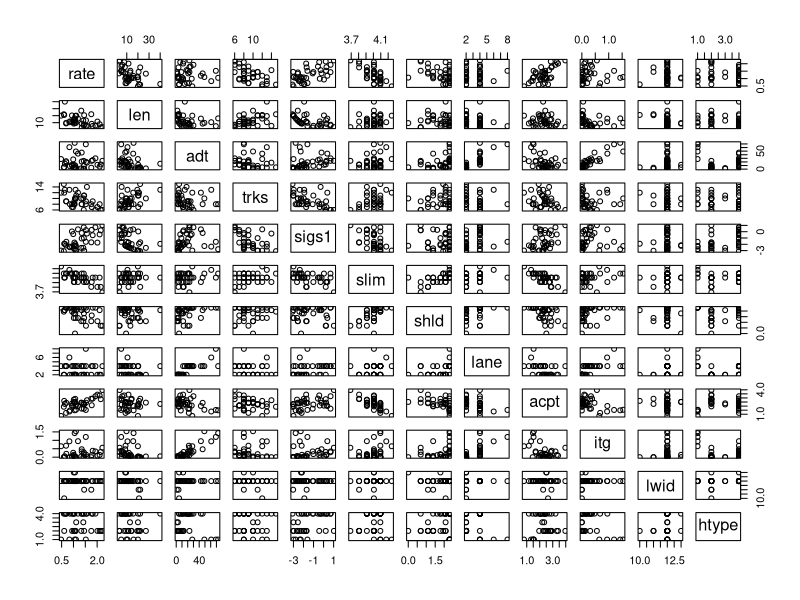
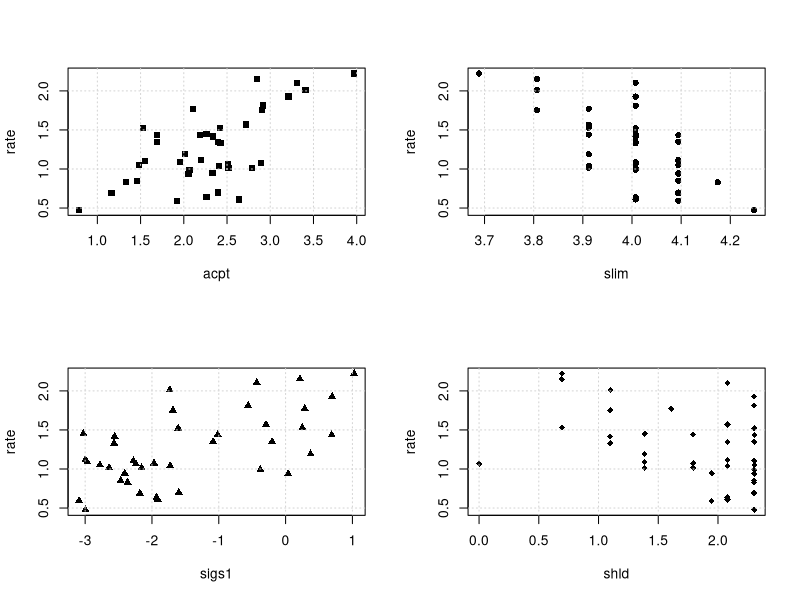
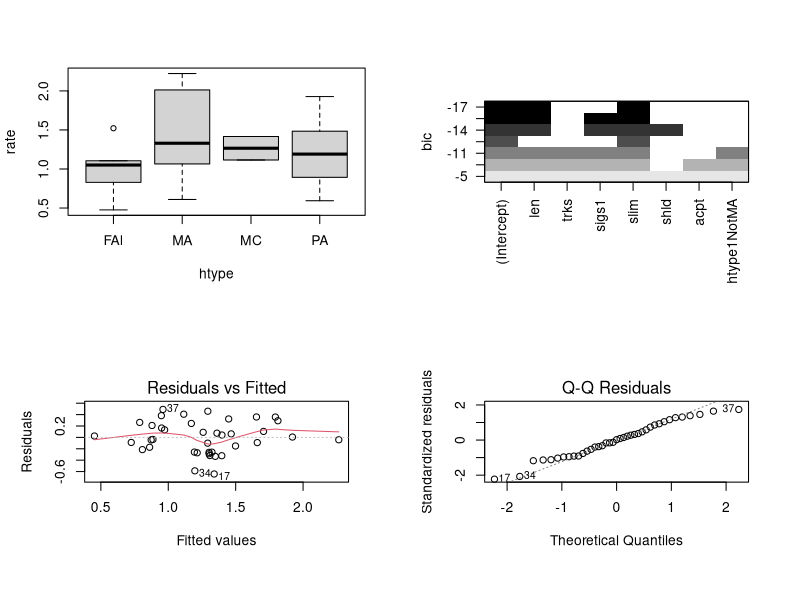
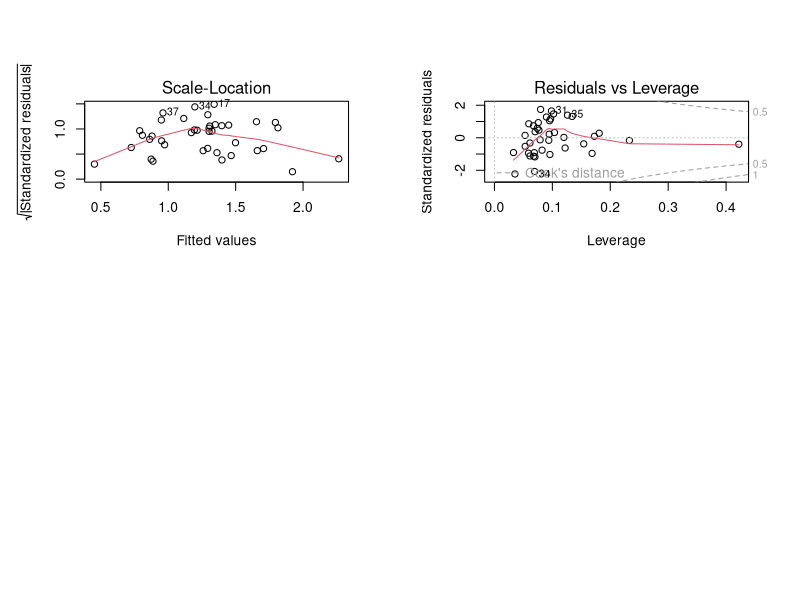

The R script that drew these images, in order:
## ---- chunk 1
knitr::opts_chunk$set(echo = TRUE)
## ---- chunk 2
# options(warn = -1)
# load package
library(carData)
library(dplyr)
library(leaps)

# response
# rate
#
# variables which is interested in
#
# acpt
# slim
# sigs1
# shld 

# log transform of some variables and response of Highway1 data set 
logTrans <- c('acpt','slim','sigs1','shld','rate')
# log tran  sform
Highway1[,logTrans] <- log(Highway1[,logTrans])

# structure of Highway1 data set
str(Highway1)
## ---- chunk 3
plot(Highway1)
## ---- chunk 4
# scatterplot of response and four interested variables
par(mfrow = c(2,2))
plot(rate ~ acpt, data = Highway1, pch = 15); grid()
plot(rate ~ slim, data = Highway1, pch = 16); grid()
plot(rate ~ sigs1, data = Highway1, pch = 17); grid()
plot(rate ~ shld, data = Highway1, pch = 18); grid()
## ---- chunk 5
# significance of single additional variable
lapply(colnames(Highway1)[-1], function(x){
  summary(lm(as.formula(paste0('rate ~ ' , x)), data = Highway1))
})
## ---- chunk 6
plot(rate ~ htype, data = Highway1)
Highway1$htype1 <- ifelse(Highway1$htype == 'MA','MA','NotMA')
## ---- chunk 7
set.seed(888)  # for reproducible results
n <- nrow(Highway1)
p <- 0.7
train <- sample(n,round(0.7*n)) # generate index to split data

hwTrain <- Highway1[train,]  # trainning set
hwTest <- Highway1[-train,]  # testing set

fit <- lm(rate ~ len + trks + sigs1 + slim + shld + acpt + htype1, data = hwTrain)
coef(fit)

pred <- predict(fit, newdata = hwTest)
# mean square error (MSE)
mean((pred - hwTest$rate)^2)
## ---- chunk 8
# Best subsets regression
md <- regsubsets(rate ~ len + trks + sigs1 + slim + shld + acpt + htype1, data = hwTrain)
out <- summary(md)
out$cp
# plot(md, scale = 'Cp')
plot(md, scale = 'bic')
## ---- chunk 9
fit1 <- lm(rate ~ len + slim, data = hwTrain)
# coef(fit1)
fit2 <- lm(rate ~ len + sigs1 + acpt, data = hwTrain)
# coef(fit2)
fit3 <- lm(rate ~ len + sigs1 + slim + htype1, data = hwTrain)
# coef(fit3)

pred1 <- predict(fit1, newdata = hwTest)
mean((pred1 - hwTest$rate)^2)

pred2 <- predict(fit2, newdata = hwTest)
mean((pred2 - hwTest$rate)^2)

pred3 <- predict(fit3, newdata = hwTest)
mean((pred3 - hwTest$rate)^2)

## ---- chunk 10
finalmd <- lm(rate ~ len + sigs1 + acpt, data = Highway1)
summary(finalmd)
plot(finalmd)
